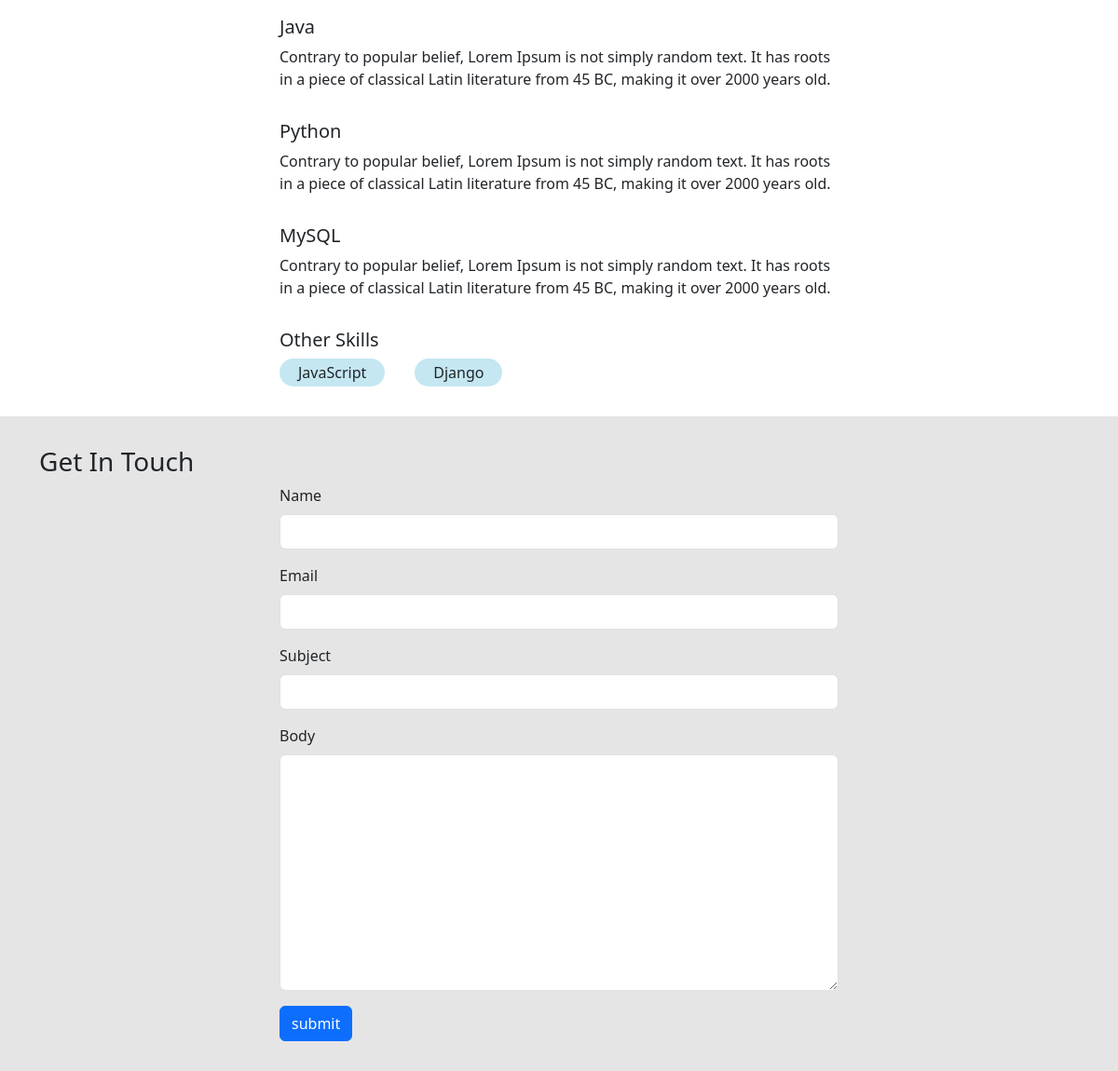
Before: / (lower part) with the older database file.
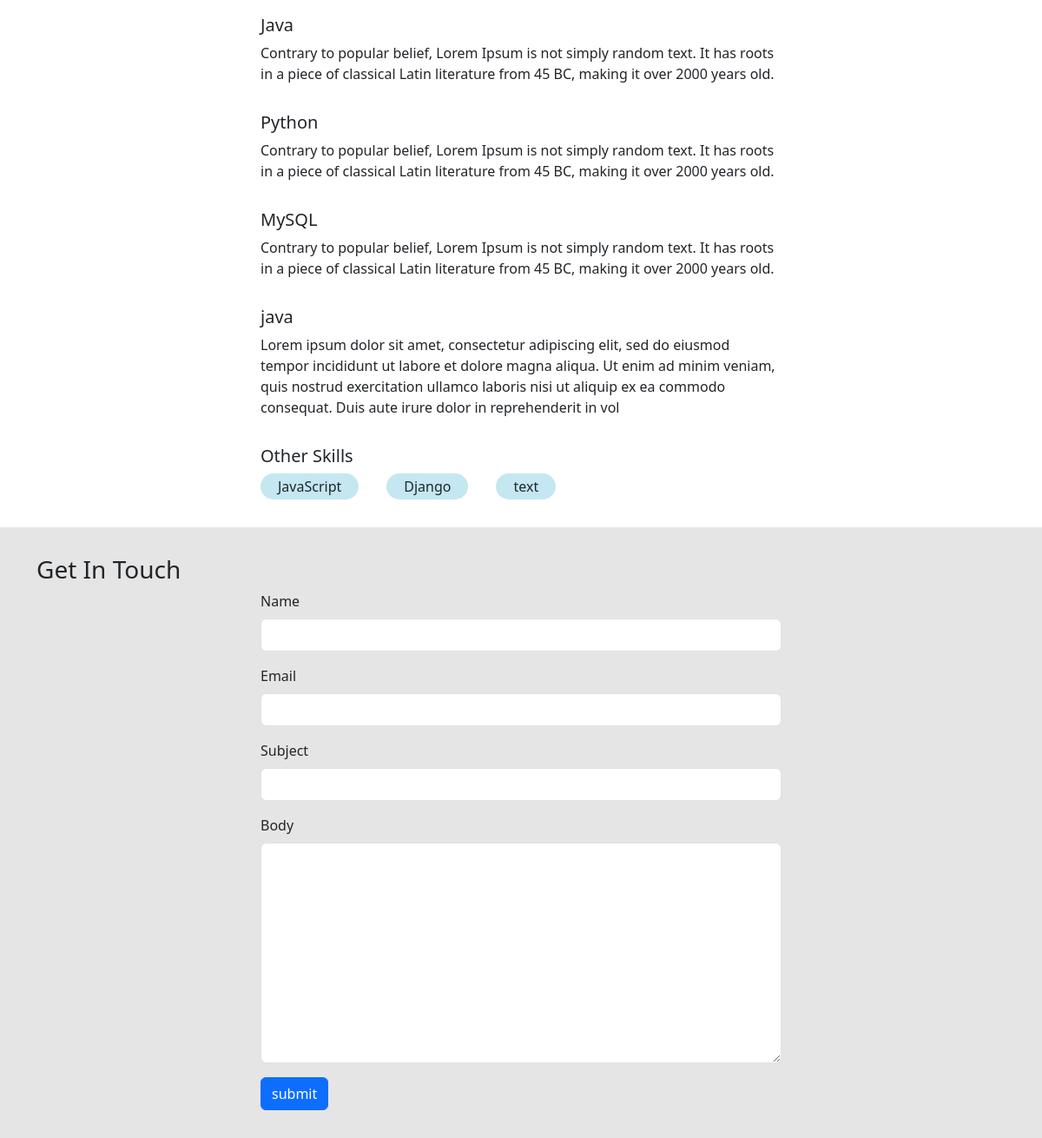
After: the same page with the newer database file.
### base/models.py (models this page shows, shortened)
class Skill(models.Model) :
    title = models.CharField(max_length=200)
    body  = models.TextField(null =True, blank=True)
    created = models.DateTimeField(auto_now_add=True)

class Message(models.Model) :
    name = models.CharField(max_length=200,null =True)
    email = models.CharField(max_length=200,null =True)
    subject = models.CharField(max_length=200,null =True)
    body = models.TextField()
    is_read = models.BooleanField(default= False)
    created = models.DateTimeField(auto_now_add=True)
    id = models.UUIDField(default=uuid.uuid4 , unique=True , primary_key=True , editable= False)

### base/views.py (the view)
# urls.py: path('',views.homePage,name="home"),
def homePage(request):
    projects = Project.objects.all()
    detailedSkills = Skill.objects.exclude(body='')
    skills = Skill.objects.filter(body='')
    form = MessageForm()
    if request.method == 'POST' :
        form = MessageForm(request.POST)
        if form.is_valid():
            form.save()
            messages.success(request, 'Your message is Succesfully sent, will get in touch with you soon. Have a nice day.')
            return redirect('home')
    context = {'projects' : projects, 'skills': skills , 'detailedSkills': detailedSkills, 'form': form}
    return render(request,'base/home.html', context )

### base/forms.py
class MessageForm(ModelForm):
    class Meta :
        model = Message
        fields = '__all__'
        exclude = ['is_read']
    def __init__(self,*args, **kwargs):
        super(MessageForm,self).__init__(*args, **kwargs)
        self.fields['name'].widget.attrs.update(
            {'class': 'form-control'})
        self.fields['email'].widget.attrs.update(
            {'class': 'form-control'})
        self.fields['subject'].widget.attrs.update(
            {'class': 'form-control'})
        self.fields['body'].widget.attrs.update(
            {'class':'form-control', } )

### base/templates/base/home.html (shortened to what this page needs)
{% extends 'base/main.html' %}
{%load static %}
{% block content %}
        <section class="section-1">
            <div class="skills-container">
                {% for skill in detailedSkills %}
                <div class="skill-wrapper">
                    <h5> {{skill.title}} </h5>
                    <p> {{skill.body}} </p>
                </div>
                {% endfor %}
                <h5>
                    Other Skills
                </h5>
                <div class="other-skills-wrapper">
                    {% for skill in skills %}
                    <div class="skill-tag">
                        <span> {{skill.title}} </span>
                    </div>
                    {% endfor %}
                </div>
            </div>
        </section>
        <section class="section-2">
            <div class="container">
                <h3>Get In Touch </h3>
                <form class="contact-form" method="POST">
                    {% for field in form %}
                     <div class="mb-3">
                            <label for="exampleInputPassword1" class="form-label"> {{field.label}} </label>
                            {{field}}
                     </div>
                    {% endfor %}
                    <input class="btn btn-primary" type="submit" value="submit">
                </form>
            </div>
        </section>
{% endblock content %}

Changed rows visible on the page:
added Skill: title "java", body "Lorem ipsum dolor sit amet, consectetur adipiscing elit, sed do eiusmod tempor incididunt ut labore et dolore magna aliqua. Ut enim ad minim veniam, quis nostrud exercitation ullamco laboris nisi ut aliquip ex ea commodo consequat. Duis aute irure dolor in reprehenderit in vol"
added Skill: title "text", shown under "Other Skills"
